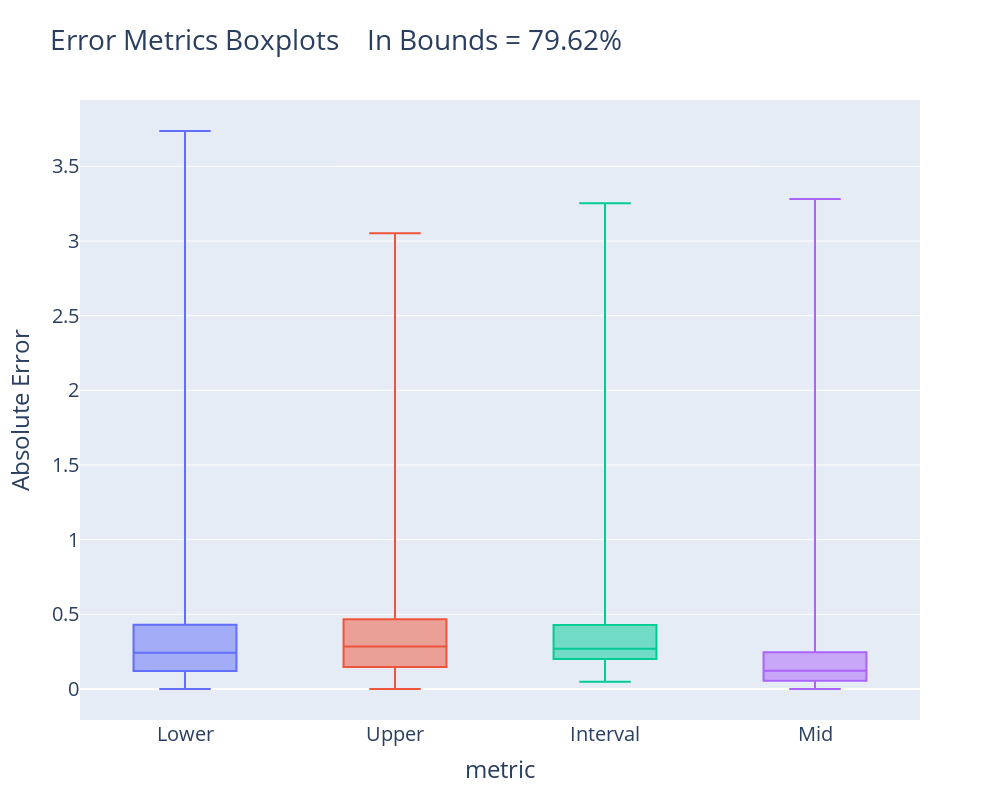

Here is the notebook cell this chart was saved with:
### Code cell
def show_metrics(metrics):
    """
    Make a boxplot of the metrics associated with prediction intervals
    
    :param metrics: dataframe of metrics produced from calculate error 
    :return fig: plotly figure
    """
    percent_in_bounds = metrics['in_bounds'].mean() * 100
    metrics_to_plot = metrics[[c for c in metrics if 'absolute_error' in c]]

    # Rename the columns
    metrics_to_plot.columns = [column.split('_')[-1].title() for column in metrics_to_plot]

    # Create a boxplot of the metrics
    fig = px.box(
        metrics_to_plot.melt(var_name="metric", value_name='Absolute Error'),
        x="metric",
        y="Absolute Error",
        color='metric',
        title=f"Error Metrics Boxplots    In Bounds = {percent_in_bounds:.2f}%",
        height=800,
        width=1000,
        points=False,
    )

    # Create new data with no legends
    d = []

    for trace in fig.data:
        # Remove legend for each trace
        trace['showlegend'] = False
        d.append(trace)

    # Make the plot look a little better
    fig.data = d
    fig['layout']['font'] = dict(size=20)
    return fig


iplot(show_metrics(metrics))

### Figure 1 — Plotly figure (JSON) as saved in the notebook; plotly's stock layout.template omitted (floating-point values rounded to 4 significant figures; data arrays with more than 128 entries replaced by an {"elided": "..."} marker saying what was removed)
{"data": [{"alignmentgroup": "True", "boxpoints": false, "hovertemplate": "metric=%{x}<br>Absolute Error=%{y}<extra></extra>", "legendgroup": "Lower", "marker": {"color": "#636efa"}, "name": "Lower", "notched": false, "offsetgroup": "Lower", "orientation": "v", "showlegend": false, "type": "box", "x": {"elided": "10377 str values"}, "x0": " ", "xaxis": "x", "y": {"elided": "10377 float values"}, "y0": " ", "yaxis": "y"}, {"alignmentgroup": "True", "boxpoints": false, "hovertemplate": "metric=%{x}<br>Absolute Error=%{y}<extra></extra>", "legendgroup": "Upper", "marker": {"color": "#EF553B"}, "name": "Upper", "notched": false, "offsetgroup": "Upper", "orientation": "v", "showlegend": false, "type": "box", "x": {"elided": "10377 str values"}, "x0": " ", "xaxis": "x", "y": {"elided": "10377 float values"}, "y0": " ", "yaxis": "y"}, {"alignmentgroup": "True", "boxpoints": false, "hovertemplate": "metric=%{x}<br>Absolute Error=%{y}<extra></extra>", "legendgroup": "Interval", "marker": {"color": "#00cc96"}, "name": "Interval", "notched": false, "offsetgroup": "Interval", "orientation": "v", "showlegend": false, "type": "box", "x": {"elided": "10377 str values"}, "x0": " ", "xaxis": "x", "y": {"elided": "10377 float values"}, "y0": " ", "yaxis": "y"}, {"alignmentgroup": "True", "boxpoints": false, "hovertemplate": "metric=%{x}<br>Absolute Error=%{y}<extra></extra>", "legendgroup": "Mid", "marker": {"color": "#ab63fa"}, "name": "Mid", "notched": false, "offsetgroup": "Mid", "orientation": "v", "showlegend": false, "type": "box", "x": {"elided": "10377 str values"}, "x0": " ", "xaxis": "x", "y": {"elided": "10377 float values"}, "y0": " ", "yaxis": "y"}], "layout": {"boxmode": "overlay", "font": {"size": 20}, "height": 800, "legend": {"title": {"text": "metric"}, "tracegroupgap": 0}, "title": {"text": "Error Metrics Boxplots    In Bounds = 79.62%"}, "width": 1000, "xaxis": {"anchor": "y", "categoryarray": ["Lower", "Upper", "Interval", "Mid"], "categoryorder": "array", "domain": [0, 1], "title": {"text": "metric"}}, "yaxis": {"anchor": "x", "domain": [0, 1], "title": {"text": "Absolute Error"}}}}
